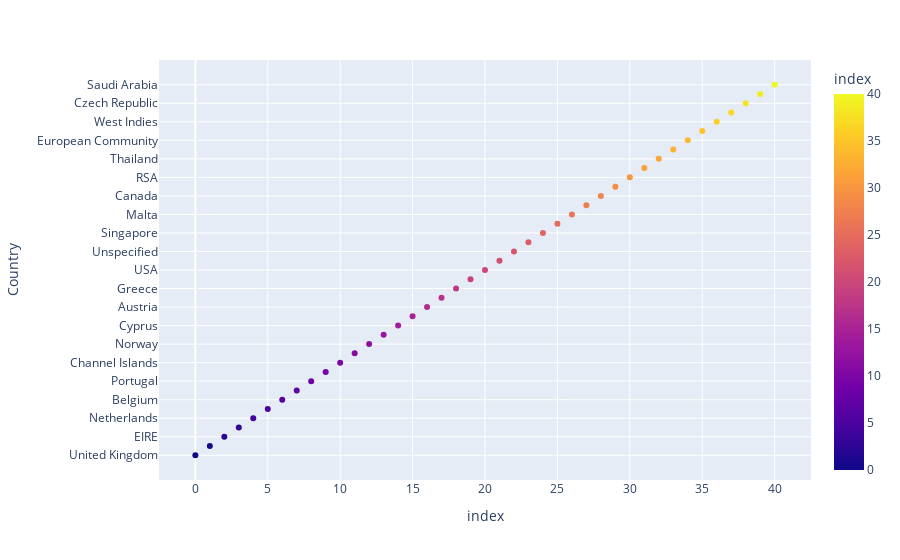

This figure's notebook cell:
### Code cell
px.scatter(x, y = "Country", color = x.index) #checking for the occurence of most countries in our data

### Figure 1 — Plotly figure (JSON) as saved in the notebook; plotly's stock layout.template omitted (floating-point values rounded to 4 significant figures)
{"data": [{"hovertemplate": "index=%{marker.color}<br>Country=%{y}<extra></extra>", "legendgroup": "", "marker": {"color": [0, 1, 2, 3, 4, 5, 6, 7, 8, 9, 10, 11, 12, 13, 14, 15, 16, 17, 18, 19, 20, 21, 22, 23, 24, 25, 26, 27, 28, 29, 30, 31, 32, 33, 34, 35, 36, 37, 38, 39, 40], "coloraxis": "coloraxis", "symbol": "circle"}, "mode": "markers", "name": "", "orientation": "v", "showlegend": false, "type": "scatter", "x": [0, 1, 2, 3, 4, 5, 6, 7, 8, 9, 10, 11, 12, 13, 14, 15, 16, 17, 18, 19, 20, 21, 22, 23, 24, 25, 26, 27, 28, 29, 30, 31, 32, 33, 34, 35, 36, 37, 38, 39, 40], "xaxis": "x", "y": ["United Kingdom", "Germany", "EIRE", "France", "Netherlands", "Spain", "Belgium", "Switzerland", "Portugal", "Australia", "Channel Islands", "Italy", "Norway", "Sweden", "Cyprus", "Finland", "Austria", "Denmark", "Greece", "Japan", "USA", "Poland", "Unspecified", "United Arab Emirates", "Singapore", "Israel", "Malta", "Iceland", "Canada", "Lithuania", "RSA", "Brazil", "Thailand", "Korea", "European Community", "Bahrain", "West Indies", "Lebanon", "Czech Republic", "Nigeria", "Saudi Arabia"], "yaxis": "y"}], "layout": {"coloraxis": {"colorbar": {"title": {"text": "index"}}, "colorscale": [[0, "#0d0887"], [0.1111, "#46039f"], [0.2222, "#7201a8"], [0.3333, "#9c179e"], [0.4444, "#bd3786"], [0.5556, "#d8576b"], [0.6667, "#ed7953"], [0.7778, "#fb9f3a"], [0.8889, "#fdca26"], [1, "#f0f921"]]}, "legend": {"tracegroupgap": 0}, "margin": {"t": 60}, "xaxis": {"anchor": "y", "domain": [0, 1], "title": {"text": "index"}}, "yaxis": {"anchor": "x", "domain": [0, 1], "title": {"text": "Country"}}}}
